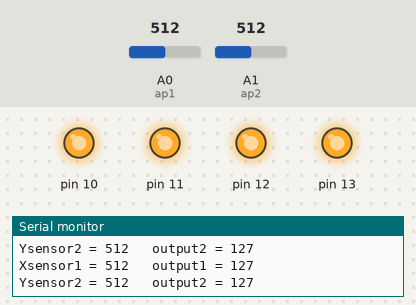
Bench run of a sketch on a simulated Arduino Uno, built with avr-gcc and run on an emulated ATmega328P. Parts: output pins drawn as LEDs (lit = HIGH), the last lines printed to the serial monitor. The inputs (shaded band) are chosen by the test bench; at power-on: A0 (ap1) = 512, A1 (ap2) = 512.

Above: at 1.2 s.
1.3 s: A0 (ap1) set to 494
4.3 s: A0 (ap1) set to 478
At 5.5 s:
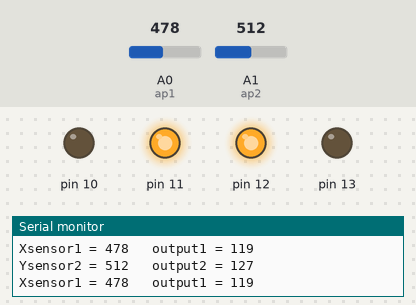
5.8 s: A1 (ap2) set to 497
At 6.2 s:
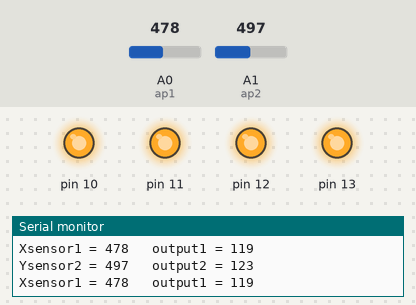
7.3 s: A1 (ap2) set to 473
10.3 s: A1 (ap2) set to 449
At 11.3 s:
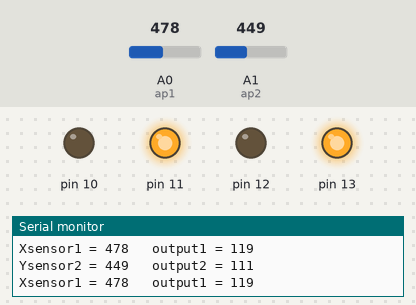
11.8 s: A1 (ap2) set to 496
At 13.0 s:
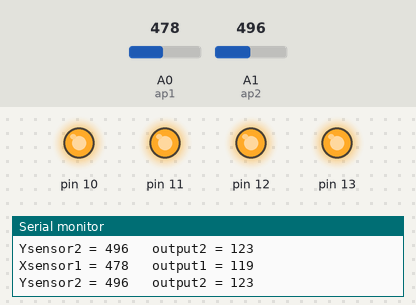
Timing chart, 0 to 14.3 s (numbered marks = the images above; inputs shaded):
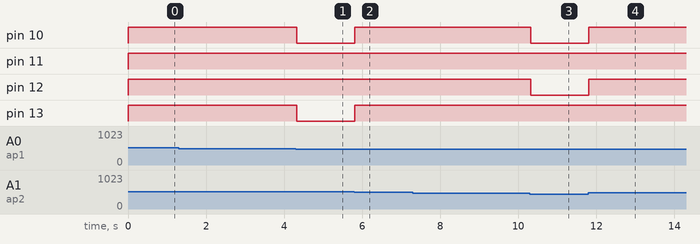

The sketch:

gesture_testing.ino
```cpp
const int ap1 = A0;
const int ap2 = A1;
int sv1 = 0;
int ov1 = 0;
int sv2 = 0;
int ov2= 0;
void setup()
{
  // initialize serial communications at 9600 bps:
  Serial.begin(9600);
  pinMode(13,OUTPUT);
  pinMode(12,OUTPUT);
  pinMode(11,OUTPUT);
  pinMode(10,OUTPUT);
}
void loop()
{
  analogReference(EXTERNAL);    //connect 3.3v to AREF
  // read the analog in value:
  sv1 = analogRead(ap1);
   ov1 = map(sv1, 0, 1023, 0, 255);
  delay(2);
  sv2 = analogRead(ap2);
 ov2 = map(sv2, 0, 1023, 0, 255);
    delay(2);

  Serial.print("Xsensor1 = " );
  Serial.print(sv1);
  Serial.print("\t output1 = ");
  Serial.println(ov1);

  Serial.print("Ysensor2 = " );
  Serial.print(sv2);
  Serial.print("\t output2 = ");
  Serial.println(ov2);

  if(analogRead(ap1)<514 &&analogRead (ap2)<463) // for backward movement
  {
    digitalWrite(13,HIGH);
    digitalWrite(12,LOW);
    digitalWrite(11,HIGH);
    digitalWrite(10,LOW);
  }
  else
  {
    if(analogRead(ap1)<486 &&analogRead (ap2)>508) // for left turn
    {
      digitalWrite(13,LOW);
      digitalWrite(12,HIGH);
      digitalWrite(11,HIGH);
      digitalWrite(10,LOW);
    }
    else
    {
      if(analogRead(ap1)>512 &&analogRead (ap2)>560) // for forward
      {
        digitalWrite(13,LOW);
        digitalWrite(12,HIGH);
        digitalWrite(11,LOW);
        digitalWrite(10,HIGH);
      }
      else
      {
        if(analogRead(ap1)>550 &&analogRead (ap2)>512)//for right turn
        {
          digitalWrite(13,HIGH);
          digitalWrite(12,LOW);
          digitalWrite(11,LOW);
          digitalWrite(10,HIGH);
        }

        else
        {
          digitalWrite(13,HIGH);
          digitalWrite(12,HIGH);
          digitalWrite(11,HIGH);
          digitalWrite(10,HIGH);
        }
      }
    }
  }
}
```

Measured:
- the behaviour switches between 486 and 485 on A0 (ap1) (found by bisection; images 0 and 1)
- the behaviour switches between 509 and 508 on A1 (ap2) (found by bisection; images 1 and 2)
- the behaviour switches between 463 and 462 on A1 (ap2) (found by bisection; images 2 and 3)
- after the input at 4.3 s, pin 10, pin 13: HIGH → LOW at once
- after the input at 5.8 s, pin 10, pin 13: LOW → HIGH at once
- after the input at 10.3 s, pin 10, pin 12: HIGH → LOW at once
- after the input at 11.8 s, pin 10, pin 12: LOW → HIGH at once
